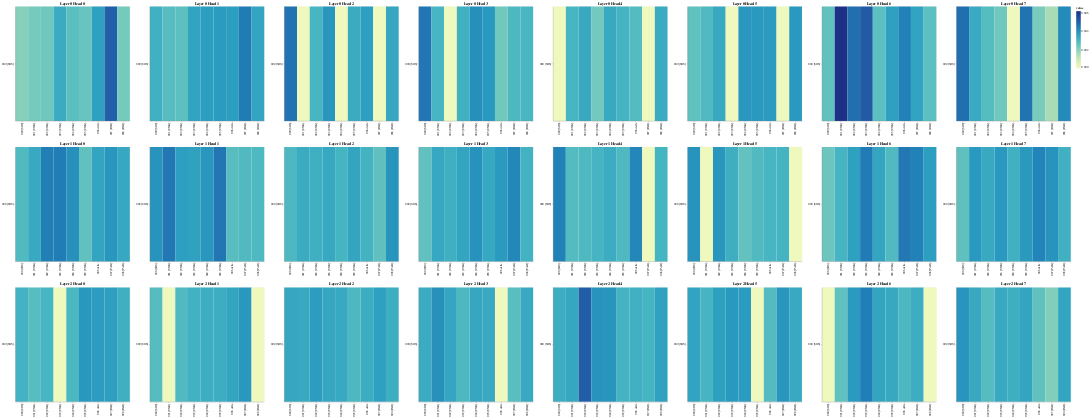

The notebook cell saved with this chart:
### Code cell
# Encoder Self-Attention
get_all_attention_maps("encoder-decoder", layers, heads, encoder_input_tokens, decoder_input_tokens, min(20, sentence_len))
